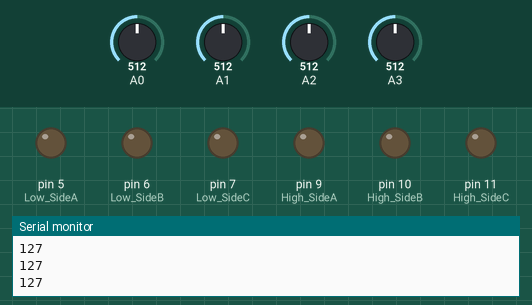
A sketch run on a simulated Arduino Uno, built with avr-gcc and run on an emulated ATmega328P. On the bench: output pins drawn as LEDs (lit = HIGH), the last lines printed to the serial monitor. The inputs (shaded band) are chosen by the test bench; at power-on: A1 = 512, A0 = 512, A2 = 512, A3 = 512.

Above: at 1.2 s.
1.3 s: A1 set to 182
2.8 s: A1 set to 150
At 3.2 s:
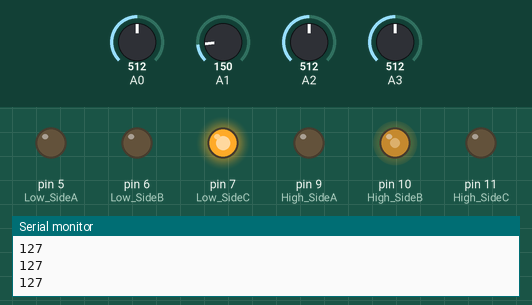
4.3 s: A0 set to 716
At 5.5 s:
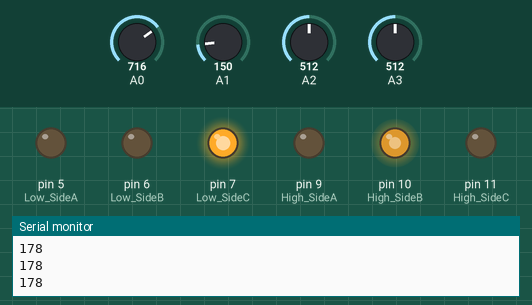
5.8 s: A2 set to 181
7.3 s: A2 set to 154
At 7.8 s:
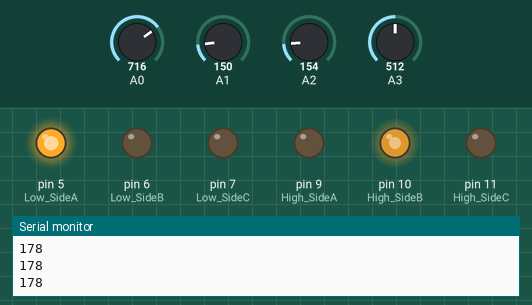
8.8 s: A0 set to 992
At 9.2 s:
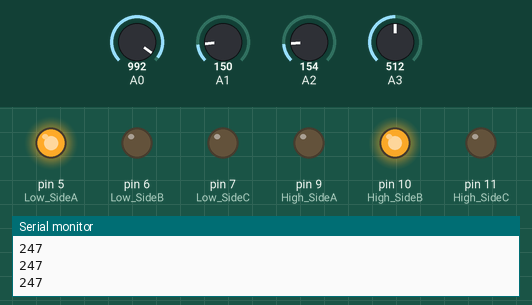
Timing chart, 0 to 11.3 s (numbered marks = the images above; inputs shaded):
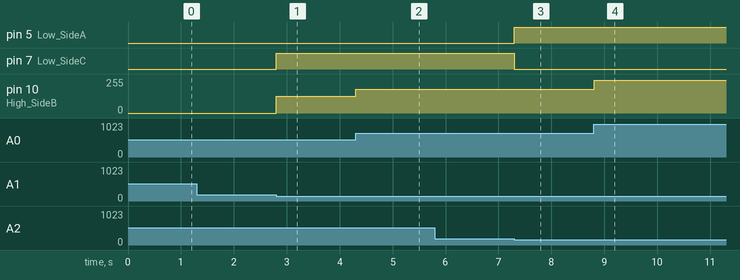

The sketch:

BLDC_hall_effect_sensor.ino
```cpp
#define High_SideA 9
#define High_SideB 10
#define High_SideC 11
#define Low_SideA 5
#define Low_SideB 6
#define Low_SideC 7


int HallState1=0; //Variables for the three hall sensors (3,2,1)
int HallState2=0;
int HallState3=0;
int Hall_AN1;
int Hall_AN2;
int Hall_AN3;
int HallVal = 1; //binary value of all 3 hall sensors

int mSpeed = 0; //speed level of the motor
int bSpeed = 0; //braking level
int throttle = 0; //this variable is used with analog in to measure the position of the throttle potentiometer

int Hall_Flag=0;
int Hall_Previous=0;
int Hall_Pre_Init=0;
int Enable_Pin;

//@@@@@@@@@@@@@@@@@@@@
void setup() {

// Outputs for the  Motor Driver
  pinMode(High_SideA,OUTPUT);   //
  pinMode(High_SideB,OUTPUT);  //
  pinMode(High_SideC,OUTPUT);  //
  pinMode(Low_SideA,OUTPUT);   //
  pinMode(Low_SideB,OUTPUT);   //
  pinMode(Low_SideC,OUTPUT);   //

  Serial.begin(9600);


  // Set PWM for pins 9,10 to 32 kHz
  //First clear all three prescaler bits:
  int prescalerVal = 0x07; //create a variable called prescalerVal and set it equal to the binary number "00000111"                                                                                               number "00000111"
  TCCR1B &= ~prescalerVal; //AND the value in TCCR0B with binary number "11111000"

  //Now set the appropriate prescaler bits:
  int prescalerVal2 = 1; //set prescalerVal equal to binary number "00000001"
  TCCR1B |= prescalerVal2; //OR the value in TCCR0B with binary number "00000001"

  // Set PWM for pins 3,11 to 32 kHz (Only pin 11 is used in this program)
  //First clear all three prescaler bits:
  TCCR2B &= ~prescalerVal; //AND the value in TCCR0B with binary number "11111000"

  //Now set the appropriate prescaler bits:

  TCCR2B |= prescalerVal2; //OR the value in TCCR0B with binary number "00000001"//First clear all three prescaler bits:

}
//@@@@@@@@@@@@@@@@@@@@@@@@@@@@@@@@@@@@
void loop() {

  throttle = analogRead(0); //value of the throttle potentiometer
  mSpeed = map(throttle, 0, 1023, 0, 255); //motoring is mapped to the top half of potentiometer
  Serial.println(mSpeed );
  /*HallState1 = digitalRead(2);  // read input value from Hall 1
  HallState2  = digitalRead(3);  // read input value from Hall 2
  HallState3  = digitalRead(4);  // read input value from Hall 3*/

 Hall_AN1=analogRead(1);
 Hall_AN2=analogRead(2);
 Hall_AN3=analogRead(3);

 if(Hall_AN1>164)//if(Hall_AN1>471)
    HallState1=1;
    else if (Hall_AN1<=164)
    HallState1=0;

  if(Hall_AN2>164)
    HallState2=1;
    else if (Hall_AN2<=164)
    HallState2=0;

  if(Hall_AN3>164)
    HallState3=1;
    else if (Hall_AN3<=164)
    HallState3=0;

  HallVal = (4*HallState1) + (2*HallState2) + (HallState3); //Computes the binary value of the 3 Hall sensors

  if(Hall_Pre_Init==0)
  {
    Hall_Previous=HallVal;
    Hall_Pre_Init++;
  }

  if(Hall_Previous!=HallVal)
  {
      //Hall_Flag=1;*
      digitalWrite(High_SideA,0);
      digitalWrite(Low_SideA,0);

      digitalWrite(High_SideB,0);
      digitalWrite(Low_SideB,0);

      digitalWrite(High_SideC,0);
      digitalWrite(Low_SideC,0);

      delayMicroseconds(5);
      Hall_Previous=HallVal;
  }

  //if(

 // if(Hall_Flag==0)
  if (throttle > 0){
      //CW direction
      switch (HallVal)
       {
          case 4: //100
              digitalWrite(High_SideA,0);
              digitalWrite(Low_SideA,0);

              digitalWrite(High_SideB,0);
              digitalWrite(Low_SideB,1);

              analogWrite(High_SideC,mSpeed);
              digitalWrite(Low_SideC,0);

              break;

          case 5: //101
              digitalWrite(High_SideA,0);
              digitalWrite(Low_SideA,1);

              digitalWrite(High_SideB,0);
              digitalWrite(Low_SideB,0);

              analogWrite(High_SideC,mSpeed);
              digitalWrite(Low_SideC,0);
              break;

          case 1: //001
              digitalWrite(High_SideA,0);
              digitalWrite(Low_SideA,1);

              analogWrite(High_SideB,mSpeed);
              digitalWrite(Low_SideB,0);

              digitalWrite(High_SideC,0);
              digitalWrite(Low_SideC,0);
              break;

          case 3: //011
              digitalWrite(High_SideA,0);
              digitalWrite(Low_SideA,0);

              analogWrite(High_SideB,mSpeed);
              digitalWrite(Low_SideB,0);

              digitalWrite(High_SideC,0);
              digitalWrite(Low_SideC,1);
              break;

          case 2: //010
              analogWrite(High_SideA,mSpeed);
              digitalWrite(Low_SideA,0);

              digitalWrite(High_SideB,0);
              digitalWrite(Low_SideB,0);

              digitalWrite(High_SideC,0);
              digitalWrite(Low_SideC,1);;
              break;

            case 6: //110
              analogWrite(High_SideA,mSpeed);
              digitalWrite(Low_SideA,0);

              digitalWrite(High_SideB,0);
              digitalWrite(Low_SideB,1);

              digitalWrite(High_SideC,0);
              digitalWrite(Low_SideC,0);
              break;

       }
     }
     else if (throttle<=0)
     {
      digitalWrite(High_SideA,0);
      digitalWrite(Low_SideA,0);

      digitalWrite(High_SideB,0);
      digitalWrite(Low_SideB,0);

      digitalWrite(High_SideC,0);
      digitalWrite(Low_SideC,0);
        Hall_Pre_Init=0;
      }

     /*if (throttle > 0){
      //CCW direction
      switch (HallVal)
       {
          case 4: //100
              digitalWrite(Low_SideA,0);
              analogWrite(High_SideA,mSpeed);

              digitalWrite(Low_SideB,1);
              digitalWrite(High_SideB,0);

              digitalWrite(Low_SideC,0);
              digitalWrite(High_SideC,0);
              break;

          case 6: //110
              digitalWrite(Low_SideA,0);
              analogWrite(High_SideA,mSpeed);

              digitalWrite(Low_SideB,0);
              digitalWrite(High_SideB,0);

              digitalWrite(Low_SideC,1);
              digitalWrite(High_SideC,0);
              break;

          case 2: //010
              digitalWrite(Low_SideA,0);
              digitalWrite(High_SideA,0);

              digitalWrite(Low_SideB,0);
              analogWrite(High_SideB,mSpeed);

              digitalWrite(Low_SideC,1);
              digitalWrite(High_SideC,0);
              break;

          case 3: //011
              digitalWrite(Low_SideA,1);
              digitalWrite(High_SideA,0);

              digitalWrite(Low_SideB,0);
              analogWrite(High_SideB,mSpeed);

              digitalWrite(Low_SideC,0);
              digitalWrite(High_SideC,0);
              break;

          case 1: //001
              digitalWrite(Low_SideA,1);
              digitalWrite(High_SideA,0);

              digitalWrite(Low_SideB,0);
              digitalWrite(High_SideB,0);

              digitalWrite(Low_SideC,0);
              analogWrite(High_SideC,mSpeed);
              break;

            case 5: //101
              digitalWrite(Low_SideA,0);
              digitalWrite(High_SideA,0);

              digitalWrite(Low_SideB,1);
              digitalWrite(High_SideB,0);

              digitalWrite(Low_SideC,0);
              analogWrite(High_SideC,mSpeed);
              break;

       }
     }
     else if (throttle<=0)
     {}*/

}
```

Measured:
- the behaviour switches between 165 and 164 on A1 (found by bisection; images 0 and 1)
- the behaviour switches between 165 and 164 on A2 (found by bisection; images 2 and 3)
- after the input at 2.8 s, pin 7 (Low_SideC): LOW → HIGH at once; pin 10 (High_SideB): 0/255 → 127/255 at once
- after the input at 4.3 s, pin 10 (High_SideB): 127/255 → 178/255 at once
- after the input at 7.3 s, pin 5 (Low_SideA): LOW → HIGH at once; pin 7 (Low_SideC): HIGH → LOW at once
- after the input at 8.8 s, pin 10 (High_SideB): 178/255 → 247/255 at once
